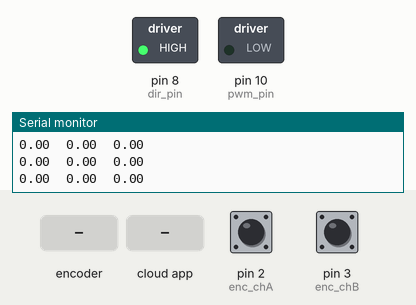
Recording of a sketch running on a simulated Arduino Uno, built with avr-gcc and run on an emulated ATmega328P. Shown: switched loads named in the sketch (green lamp = pin HIGH), the last lines printed to the serial monitor. The inputs (shaded band) are chosen by the test bench; at power-on: pin 2 (enc_chA) HIGH, pin 3 (enc_chB) HIGH. The ROS host is connected and sends only what is stated.

Above: at 1.2 s.
1.3 s: rotary encoder on pin 2 (enc_chA) / pin 3 (enc_chB) turned 3 steps (first pin leading)
At 2.7 s:
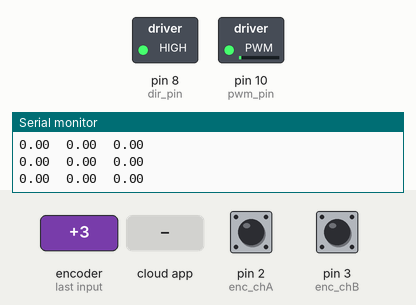
3.4 s: the phone or cloud app sets linear.x to -100
At 4.3 s:
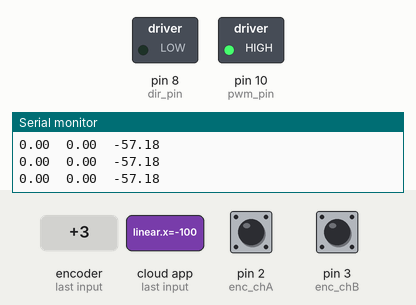
4.9 s: the phone or cloud app sets linear.x to 100
At 5.5 s:
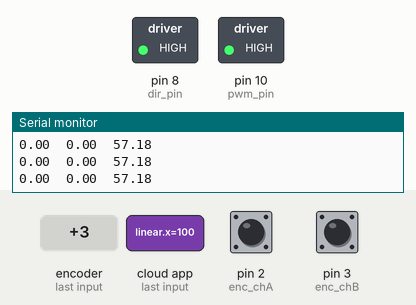
6.5 s: the phone or cloud app sets linear.x to -100
At 7.8 s:
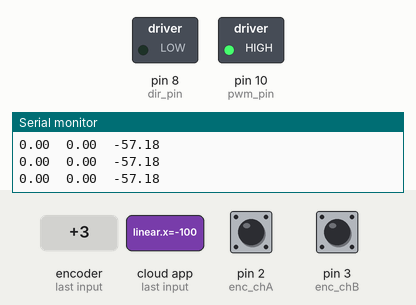
Timing chart, 0 to 9.1 s (numbered marks = the images above; inputs shaded):
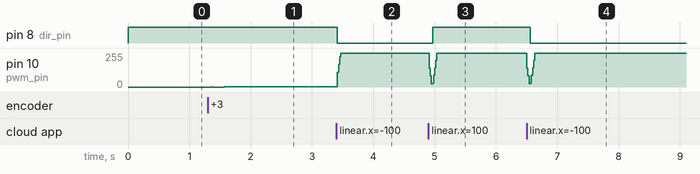

The sketch:

ros_left_wheel_pid.ino
```cpp
#include <ros.h>
#include <geometry_msgs/Twist.h>
ros::NodeHandle  nh;
geometry_msgs::Twist left_wheel;
ros::Publisher pub("left_encoder", &left_wheel);

double left_vel=0.0;
const int dir_pin=8;
const int pwm_pin=10;
const int enc_chA=2;
const int enc_chB=3;
double wheel_pulse = 0;
double wheel_radius = 0.167;
double width_robot = 0.684;
double rps = 0;
double vel_sec = 0;
double sensed_output, control_signal, setpoint;
double Kp=1.0; //proportional gain 1.0 1.0
double Ki=1.0; //integral gain 4.0 0.1
double Kd=0.0; //derivative gain 0.01 1.8
double T=1; //sample time in milliseconds (ms)
double last_time, old_time;
double total_error, last_error;
double max_control=255;
double min_control=-255;

double newpositionL = 0;
double oldpositionL = 0;
double newtime = 0;
double oldtime = 0;
double rpm = 0;
double ticks_sec = 0;
double distance = 0;
double pi=3.14159265358979323846;

void velocityCb( const geometry_msgs::Twist &cmd_msg){

  left_vel=((cmd_msg.linear.x*2)-(cmd_msg.angular.z*width_robot))/(2);

}

ros::Subscriber<geometry_msgs::Twist> sub("/cmd_vel",velocityCb);

void setup(){
  Serial.begin(9600);
  pinMode(dir_pin,OUTPUT);
  pinMode(pwm_pin,OUTPUT);
  pinMode(enc_chA,INPUT_PULLUP);
  pinMode(enc_chB,INPUT_PULLUP);
  attachInterrupt(digitalPinToInterrupt(enc_chA),do_encoder,RISING);
  nh.initNode();
  nh.subscribe(sub);
  nh.advertise(pub);
}

void loop(){
  PID_Control(); //calls the PID function every T interval and outputs a control signal
  if(control_signal>=0){
    digitalWrite(dir_pin,HIGH);
    analogWrite(pwm_pin,control_signal);}
  else{
    digitalWrite(dir_pin,LOW);
    analogWrite(pwm_pin,abs(control_signal));
  }
  Serial.print(sensed_output);
  Serial.print("\t");
  Serial.print(rps);
  Serial.print("\t");
  Serial.println(setpoint);
  nh.spinOnce();
}

void PID_Control(){

  unsigned long current_time = micros(); //returns the number of milliseconds passed since the Arduino started running the program
  double delta_time = current_time - last_time; //delta time interval
  if (delta_time >= T){
    last_time = current_time;
    newpositionL = wheel_pulse;
    ticks_sec = ((newpositionL-oldpositionL)*1000000)/(delta_time);
    oldpositionL = newpositionL;
    left_wheel.linear.x = ticks_sec;
    pub.publish(&left_wheel);
    rpm = (60*ticks_sec)/6000;
    /*rps = (ticks_sec/6000);
    vel_sec = rps * 2 * pi * wheel_radius;
    distance = (wheel_pulse/6000) * 2 * pi * wheel_radius;*/
    sensed_output = rpm;
    setpoint = (left_vel*60)/(2*pi*wheel_radius);
    double error = setpoint - sensed_output;

    total_error += error; //accumalates the error - integral term
    if (total_error >= max_control) total_error = max_control;
    else if (total_error <= min_control) total_error = min_control;

    double delta_error = error - last_error; //difference of error for derivative term

    control_signal = Kp*error + (Ki*T)*total_error + (Kd/T)*delta_error; //PID control compute
    if (control_signal >= max_control) control_signal = max_control;
    else if (control_signal <= min_control) control_signal = min_control;

    last_error = error;
    }
}

void do_encoder(){
if(digitalRead(enc_chA)==digitalRead(enc_chB)){
  wheel_pulse++;
}
else{
  wheel_pulse--;
}
}
```

Measured:
- after the input at 1.3 s, pin 10 (pwm_pin): 0/255 → 1/255 after 0.27 s
- after the input at 3.4 s, pin 8 (dir_pin): HIGH → LOW at once; pin 10 (pwm_pin): 1/255 → 255/255 at once
- after the input at 4.9 s, pin 8 (dir_pin): LOW → HIGH after 0.07 s
- after the input at 6.5 s, pin 8 (dir_pin): HIGH → LOW after 0.06 s
